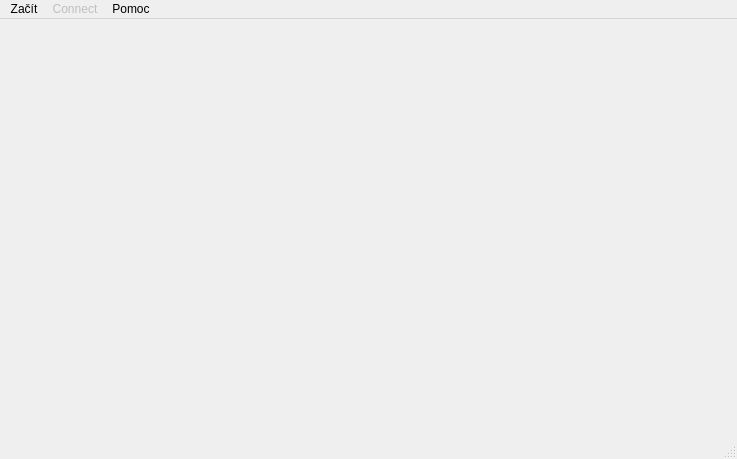
<?xml version="1.0" encoding="UTF-8"?>
<ui version="4.0">
 <class>okno</class>
 <widget class="QMainWindow" name="okno">
  <property name="geometry">
   <rect>
    <x>0</x>
    <y>0</y>
    <width>737</width>
    <height>459</height>
   </rect>
  </property>
  <property name="windowTitle">
   <string>Pexeser</string>
  </property>
  <widget class="QWidget" name="centralWidget">
   <layout class="QVBoxLayout" name="verticalLayout">
    <item>
     <layout class="QGridLayout" name="Grid"/>
    </item>
   </layout>
  </widget>
  <widget class="QMenuBar" name="menuBar">
   <property name="geometry">
    <rect>
     <x>0</x>
     <y>0</y>
     <width>737</width>
     <height>27</height>
    </rect>
   </property>
   <widget class="QMenu" name="menuSet">
    <property name="title">
     <string>Začít</string>
    </property>
    <addaction name="actionNew_Game_2"/>
    <addaction name="separator"/>
    <addaction name="actionQuit"/>
   </widget>
   <widget class="QMenu" name="menuConnect">
    <property name="enabled">
     <bool>false</bool>
    </property>
    <property name="title">
     <string>Connect</string>
    </property>
    <addaction name="actionTo_server"/>
    <addaction name="actionCreate_server"/>
   </widget>
   <widget class="QMenu" name="menuHelp">
    <property name="title">
     <string>Pomoc</string>
    </property>
    <addaction name="actionHow_to_play"/>
    <addaction name="actionAbout"/>
   </widget>
   <addaction name="menuSet"/>
   <addaction name="menuConnect"/>
   <addaction name="menuHelp"/>
  </widget>
  <widget class="QStatusBar" name="statusBar"/>
  <action name="actionTo_server">
   <property name="text">
    <string>To server</string>
   </property>
  </action>
  <action name="actionCreate_server">
   <property name="text">
    <string>Create server</string>
   </property>
  </action>
  <action name="actionDificulty">
   <property name="text">
    <string>Dificulty</string>
   </property>
  </action>
  <action name="actionQuit">
   <property name="text">
    <string>Zavřít</string>
   </property>
  </action>
  <action name="actionHow_to_play">
   <property name="text">
    <string>Jak hrát</string>
   </property>
  </action>
  <action name="actionAbout">
   <property name="text">
    <string>O programu</string>
   </property>
  </action>
  <action name="actionNew_Game_2">
   <property name="text">
    <string>Nová hra</string>
   </property>
  </action>
 </widget>
 <layoutdefault spacing="6" margin="11"/>
 <resources/>
 <connections/>
</ui>
